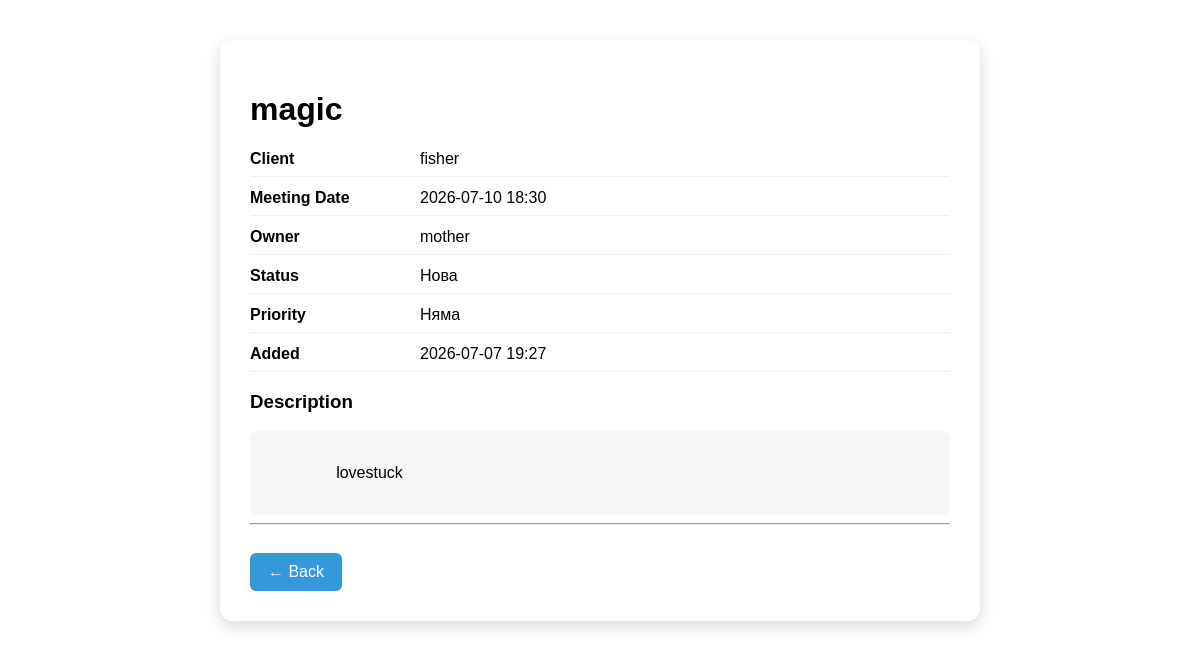
The app's page /idea/2 with its own data.
### Omnilinx.py (models this page shows, shortened)
class Todo(db.Model):
    id = db.Column(db.Integer, primary_key=True)
    title = db.Column(db.String(200), nullable=False)
    description = db.Column(db.String(1000), nullable=False)
    client = db.Column(db.String(100), nullable=False)
    meeting_date = db.Column(db.DateTime, nullable=False)
    owner = db.Column(db.String(100), nullable=False)
    status = db.Column(db.String(30), nullable=False, default='Нова')
    priority = db.Column(db.String(30), nullable=False, default='Няма')
    date_created = db.Column(db.DateTime, default=datetime.utcnow)
    unique_id = db.Column(db.Integer, unique=True, nullable=False)

### Omnilinx.py (the view)
@app.route('/idea/<int:id>')
def idea_details(id):
    idea = Todo.query.get_or_404(id)
    return render_template('idea_details.html', idea=idea)

### templates/idea_details.html
{% extends 'base.html' %}
{% block body %}
<div class="details-container">
    <div class="details-card">
        <h1>{{ idea.title }}</h1>
            <div class="detail-row">
                <span class="detail-label">Client</span>
                <span>{{ idea.client }}</span>
            </div>
            <div class="detail-row">
                <span class="detail-label">Meeting Date</span>
                <span>{{ idea.meeting_date.strftime("%Y-%m-%d %H:%M") }}</span>
            </div>
            <div class="detail-row">
                <span class="detail-label">Owner</span>
                <span>{{ idea.owner }}</span>
            </div>
            <div class="detail-row">
                <span class="detail-label">Status</span>
                <span>{{ idea.status }}</span>
            </div>
            <div class="detail-row">
                <span class="detail-label">Priority</span>
                <span>{{ idea.priority }}</span>
            </div>
            <div class="detail-row">
                <span class="detail-label">Added</span>
                <span>{{ idea.date_created.strftime("%Y-%m-%d %H:%M") }}</span>
            </div>
            <h3>Description</h3>
            <div class="description-box">
                {{ idea.description }}
            </div>
            <hr>
            <a class="back-button" href="{{ url_for('index') }}">← Back</a>
    </div>
</div>
{% endblock %}

### static/main.css (style rules this page uses)
body { margin: 0; font-family: sans-serif }
.details-container { display: flex; justify-content: center; margin-top: 40px; }
.details-card { width: 700px; background: white; border-radius: 12px; padding: 30px; box-shadow: 0 5px 15px rgba(0,0,0,.15); }
.detail-row { display: flex; margin: 12px 0; border-bottom: 1px solid #eee; padding-bottom: 8px; }
.detail-label { width: 170px; font-weight: bold; }
.description-box { margin-top: 10px; padding: 15px; background: #f7f7f7; border-radius: 8px; white-space: pre-wrap; word-break: break-word; }
.back-button { display: inline-block; margin-top: 20px; padding: 10px 18px; background: #3498db; color: white; text-decoration: none; border-radius: 6px; }

### records on screen
Todo: title "magic", client "fisher", meeting_date "2026-07-10 18:30", owner "mother", status "Нова", priority "Няма", date_created "2026-07-07 19:27", description "lovestuck"
